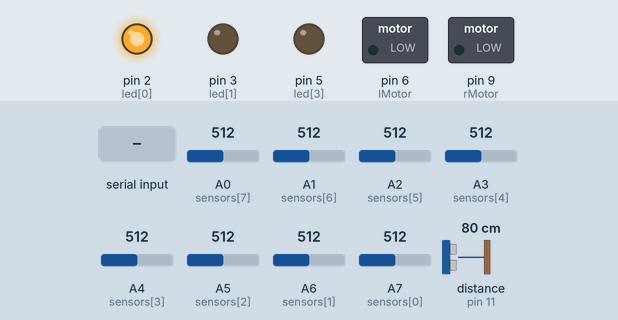
Simulated run of this sketch. Board: Arduino Leonardo, built with avr-gcc and run on an emulated ATmega32U4. Parts: switched loads named in the sketch (green lamp = pin HIGH), output pins drawn as LEDs (lit = HIGH). The inputs (shaded band) are chosen by the test bench; at power-on: A0 (sensors[7]) = 512, A1 (sensors[6]) = 512, A2 (sensors[5]) = 512, A3 (sensors[4]) = 512, A4 (sensors[3]) = 512, A5 (sensors[2]) = 512, A6 (sensors[1]) = 512, A7 (sensors[0]) = 512, distance to the obstacle (sensor on pin 11) 80 cm. The echo pulse lasts 58.3 µs per cm.

Above: at 1.2 s.
1.3 s: "90,45\n" received over Serial
At 2.1 s:
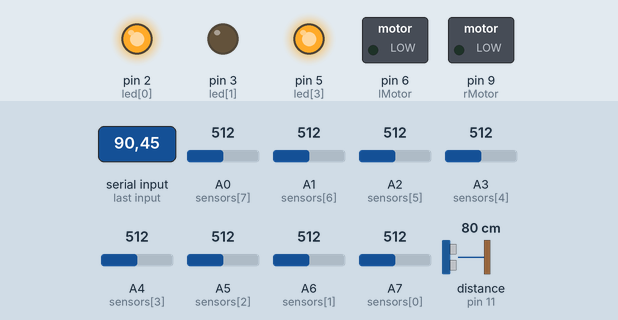
2.8 s: "30,150\n" received over Serial
At 3.2 s:
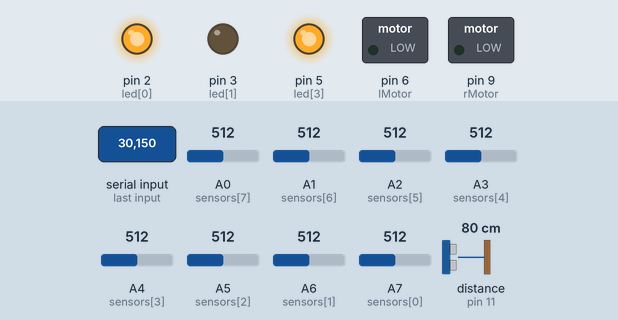
4.3 s: "1\n" received over Serial
At 5.4 s:
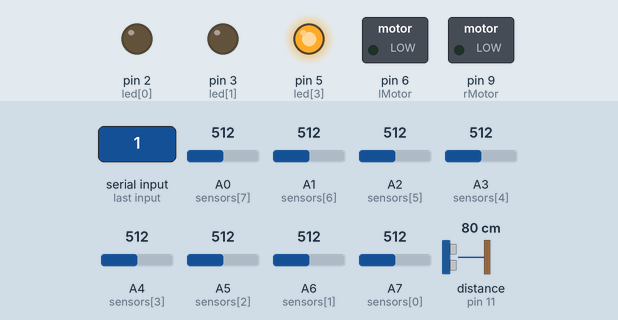
6.5 s: "0\n" received over Serial
At 7.3 s:
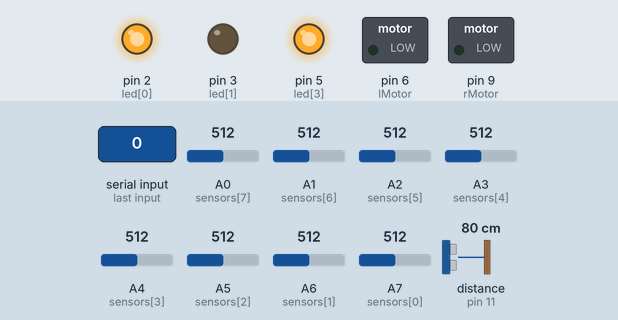
Timing chart, 0 to 9.0 s (numbered marks = the images above; inputs shaded):
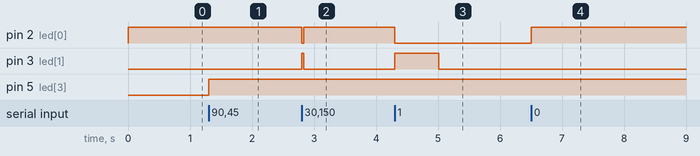

Measured:
- after the input at 1.3 s, pin 5 (led[3]): LOW → HIGH at once
- after the input at 2.8 s, pin 2 (led[0]): HIGH → LOW at once, → HIGH 0.03 s later; pin 3 (led[1]): LOW → HIGH at once, → LOW 0.03 s later
- after the input at 4.3 s, pin 2 (led[0]): HIGH → LOW at once; pin 3 (led[1]): LOW → HIGH at once, → LOW 0.71 s later
- after the input at 6.5 s, pin 2 (led[0]): LOW → HIGH at once

The sketch:

Arduino_Robot_Control.ino
```cpp
// ----------------------------------------------------
// Illinois Institute of Technology
// ITMT 492 - Embedded Systems
//
// Students: Igor de Sousa Dantas,
//           Leonardo Pavanatto Soares,
//           Nicolas Ribeiro Vieira,
//           Pedro Henrique de Brito Souza,
//           Rodrigo Moreno Garcia.
//
// Instructors: Dr Daniel Tomal,
//         Jeremy Hajek.
//
// Project: O.Y.T. - The Track Guided Robot
// File: Arduino Robot Control
// Last Modified: May 5, 2015
// ----------------------------------------------------

// ----------------------------------------------------
//  Constants
// ----------------------------------------------------

//Define UHT Sensoring - Libraries
#include "DHT.h"
//DHT PIN
#define DHTPIN 12
//DHT Type
#define DHTTYPE DHT22
//Set  up the Library
DHT dht(DHTPIN, DHTTYPE);

// Define the Ultrasonic Pin
  const int pingPin=11;

//Define motors
 const int rMotor = 9;
 const int lMotor = 6;
// Define sensors
   const int sensors[8]={A7 , A6, A5, A4, A3 , A2 , A1 , A0};
// Define leds
 const int led[4]={2 , 3 , 4 , 5};

// Define the threshold to determine if its black or white
 const int threshold = 45;
 int rSpeed = 0;
 int lSpeed = 0;


 int time=0;
 boolean stuckflag=false;

 byte humidity, temperatureC, temperatureF;

 const int base = 28;
 const float samples = 10;

 int state = 0;

// ----------------------------------------------------
// Code
// ----------------------------------------------------
 void setup()
 {
    Serial.begin(9600);
    pinMode(rMotor, OUTPUT);
    pinMode(lMotor, OUTPUT);
    for(int i = 0; i < 4; i++)
        pinMode(led[i], OUTPUT);
    for(int i = 0; i < 8; i++)
        pinMode(sensors[i], INPUT);
    dht.begin();
}
int color(int value)
{
    float avg = 0;
    for(int i = 0; i < samples; i++)
        avg = avg + analogRead(value);
    if((float)(avg/samples) <= threshold) return 1;  // its black
    else return 0;                                   // its white
}
void line()
{
    rSpeed = base;
    lSpeed = base*1.2;
}
void left(int value){
    rSpeed = value;
}
void right(int value){
    lSpeed = value*1.2;
}
boolean isBlack(int num)
{
    if(color(sensors[num]) == 1) return true;
    else return false;
}

void running()
{
    int ultrasonicRange=checkRangeCM();

    if(ultrasonicRange<10){left(0);  right(0);}
    else if(not ((isBlack(0)) || (isBlack(1)) || (isBlack(2)) || (isBlack(3)) || (isBlack(4)) || (isBlack(5)) || (isBlack(6)) || (isBlack(7))))
    {
      int current_time=(millis()/1000);
      if(!stuckflag){ //uses flag logic to lock the robot after 2 seconds of only white readings.
          time=(millis()/1000);
          stuckflag=true;
      }
      else if(current_time>(time+2)){
          state=2;
          stuckflag=false;
          return;
      }
    }
    else if((isBlack(0)) && (isBlack(7)))
    {
        state = 0;
        stuckflag=false;
        analogWrite(lMotor, 0);
        analogWrite(rMotor, 0);
        uhtReadings();
        return;
    }
    else
    {
        stuckflag=false;

        // Line
        if((isBlack(3)) && (isBlack(4))) line();
        else if(isBlack(3)) {left(27); right(20);}
        else if(isBlack(4)) {left(20); right(27);}

        // Left
        if(isBlack(6)) {left(0); right(50); }
        else if(isBlack(5)) {left(0); right(40);}

        // Right
        if(isBlack(1)) {left(50); right(0);}
        else if(isBlack(2)) {left(40); right(0);}
    }

    analogWrite(lMotor, lSpeed);
    analogWrite(rMotor, rSpeed);
}

void reading()
{
    int aux;
    if(Serial.available() > 0)
    {
        aux = (Serial.read() - 48);
        if((aux == 1) || (aux == 0)) state = aux;
        digitalWrite(led[3], HIGH);
    }
}

void showState()
{
    for(int i = 0; i < 3; i++)
    {
        if(i != state) digitalWrite(led[i], LOW);
        else digitalWrite(led[i], HIGH);
    }
}

int checkRangeCM()
{
    long duration;
    //Define the ping output
    pinMode(pingPin, OUTPUT);
    digitalWrite(pingPin, LOW);
    delayMicroseconds(2);
    digitalWrite(pingPin, HIGH);
    delayMicroseconds(5);
    digitalWrite(pingPin, LOW);
    //Read the ping response from the same pin
    pinMode(pingPin, INPUT);
    duration = pulseIn(pingPin, HIGH);
    return duration/29/2;
}

void uhtReadings()
{

  //Humidity Reading
  humidity = dht.readHumidity();
  // Temperature Reading (CELSIUS)
  temperatureC = dht.readTemperature();
  // Temperature Reading (Fahrenheit)
  //temperatureF = dht.readTemperature(true);
  //Send the Data through the Xbee
  sendSensorData();
  //Sets the flag to true, so the robot goes to the next checkpoint
  delay(300);
}

void sendSensorData()
{
  Serial.println(humidity, DEC);
  delay(1000);
  Serial.println(temperatureC, DEC);
  delay(1000);
}

void loop()
{
   if(state == 1)
      running();
    else
    {
      analogWrite(lMotor, 0);
      analogWrite(rMotor, 0);
    }
    reading();
    showState();
}
```
